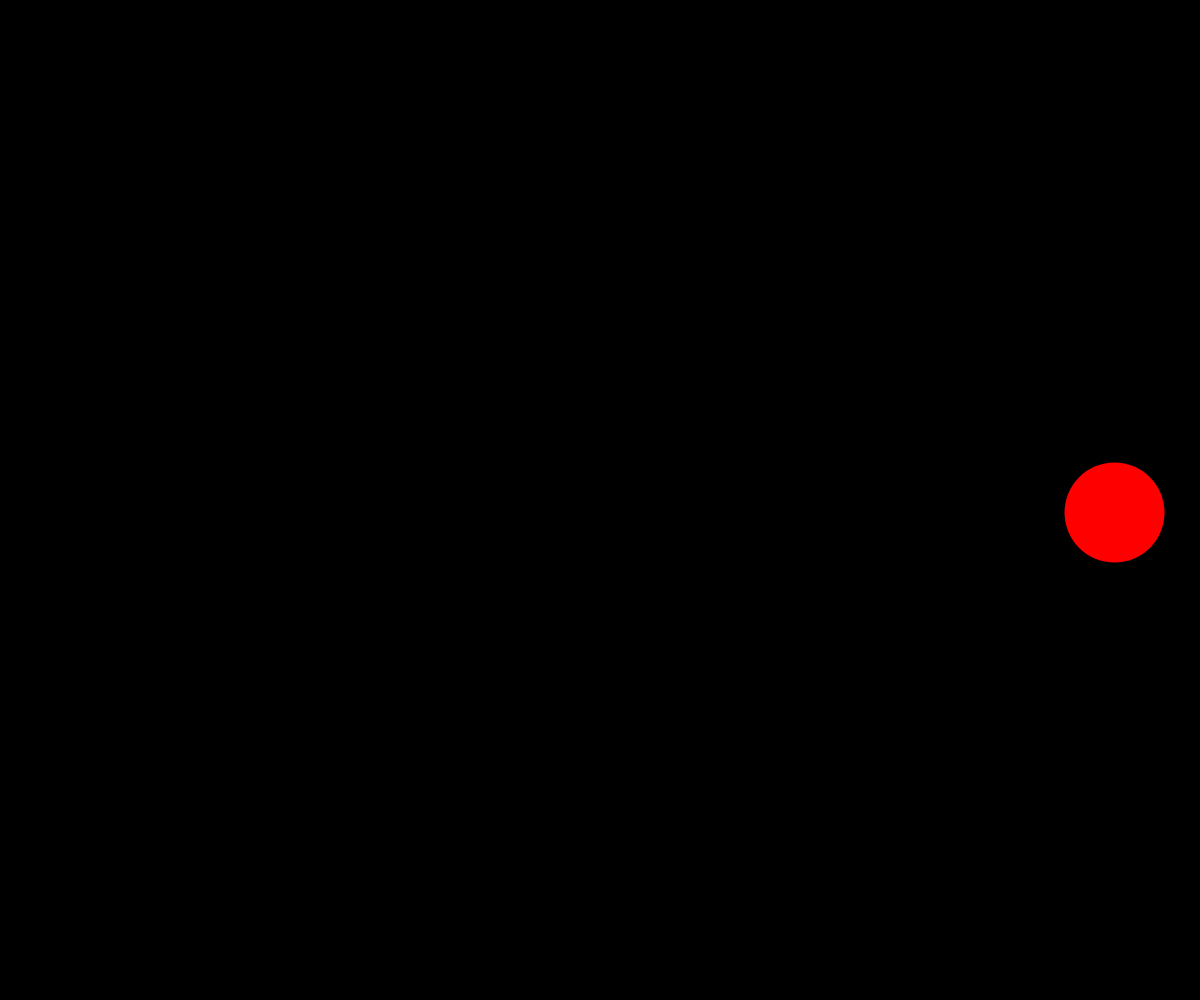
Frame 1 (no input)
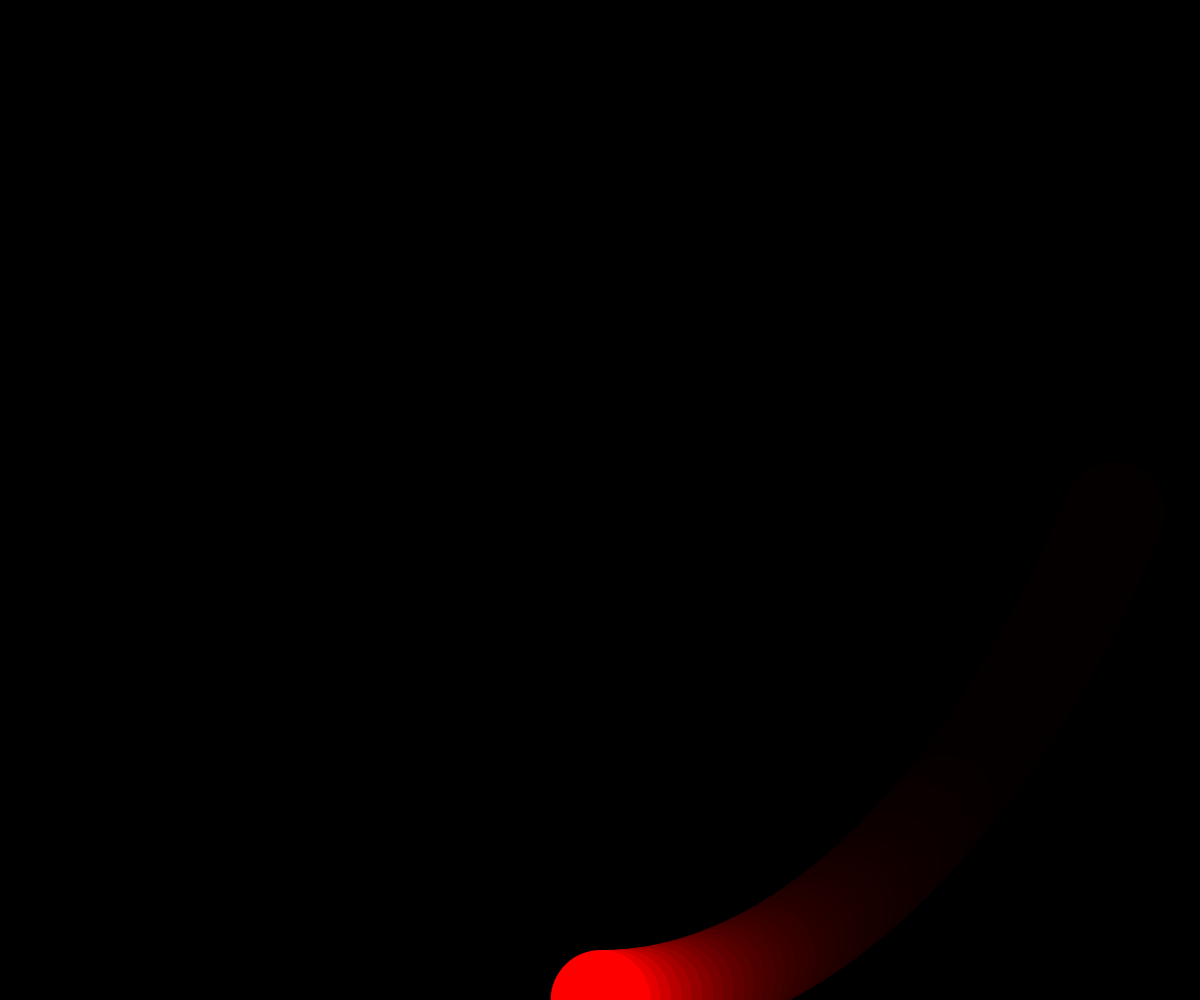
Frame 60 (no input)
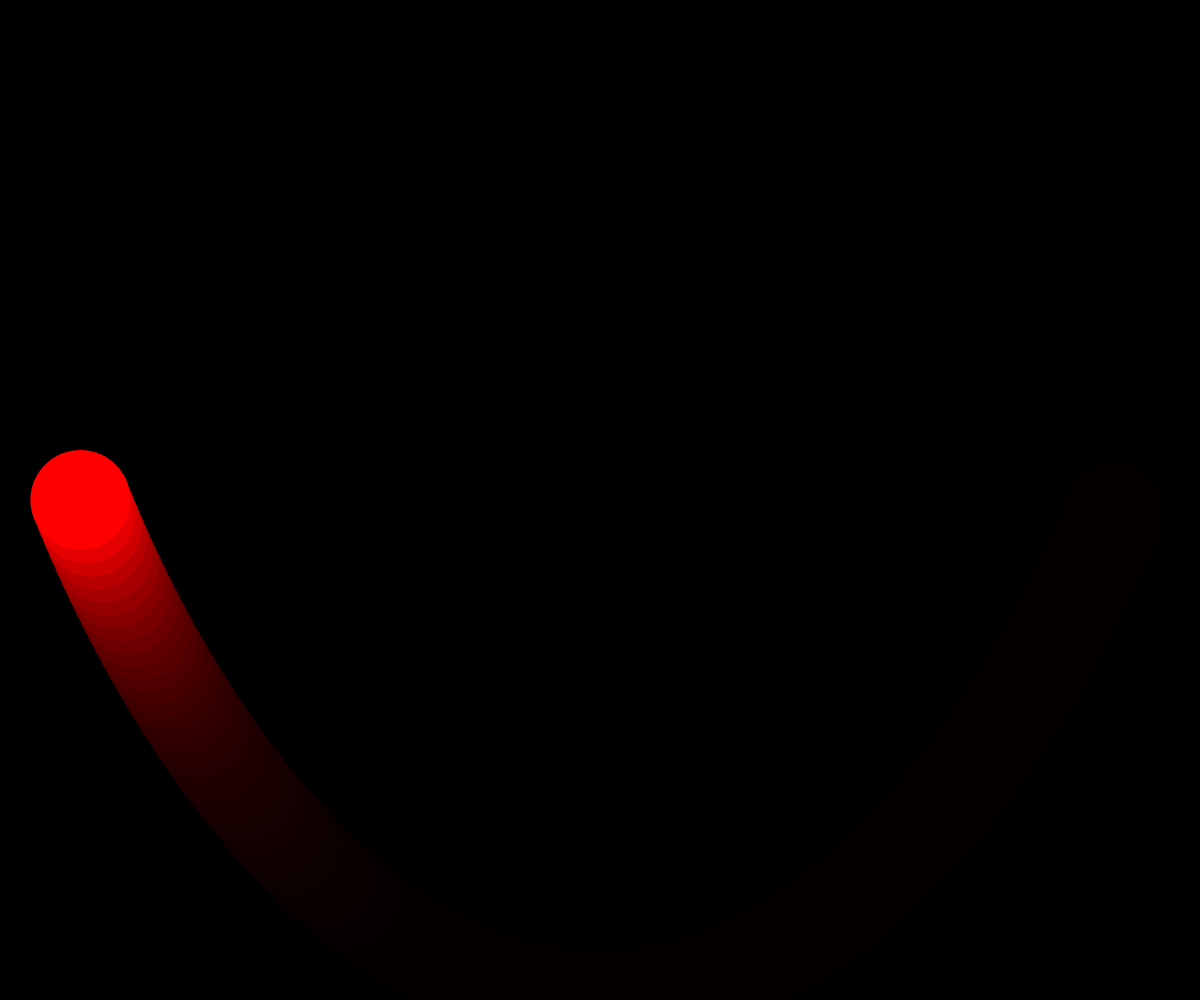
Frame 120 (the mouse pressed at the canvas centre since frame 60)

The p5.js sketch that drew these frames (run headless with seeded random() and noise() and a simulated clock; from frame 60 on, the mouse is pressed at the canvas centre):

// p5.js sketch
// ── sketch.js
let bg = 'rgba(0, 0, 0, 1)';
let bga = 'rgba(0, 0, 0, 0.1)';
function setup() {
    createCanvas(windowWidth, windowHeight);
    background(bg);
    rectMode(CENTER);
    strokeWeight(0);
}
function draw() {
    background(bga);
    let currentMilliseconds = Date.now();

    let red = 'rgb(255,0,0)';
    let orange = 'rgb(255,165,0)';
    let yellow = 'rgb(255,255,0)';
    let green = 'rgb(0,128,0)';
    let blue = 'rgb(0,191,255)';
    let indigo = 'rgb(75,0,130)';
    let violet = 'rgb(148,0,211)';

    let y = (Math.sin(2 * Math.PI * (currentMilliseconds%4000)/4000) + 1) / 2 * height;
    let x = (Math.sin(2 * Math.PI * (currentMilliseconds%6000)/6000) + 1) / 2 * width;

    fill('rgb(255, 0, 0)')
    rect(x, y, 100, 100, 50);
}
